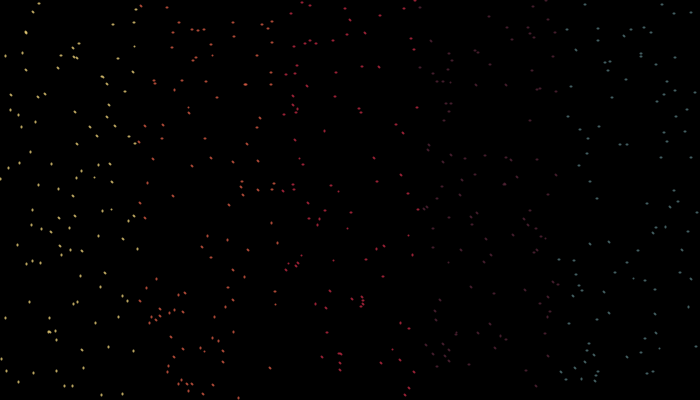
Frame 1 (no input)
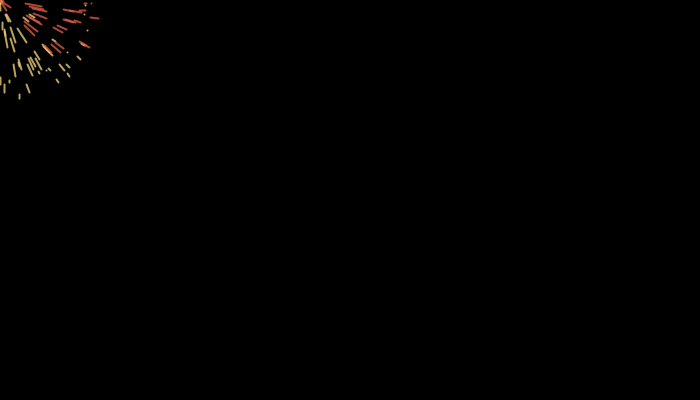
Frame 60 (the mouse pressed at the canvas centre just before this capture)
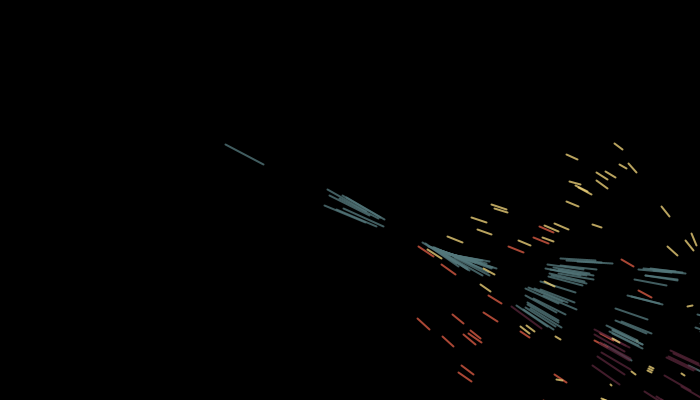
Frame 120 (the mouse held since frame 60 and released just before this capture)

The Processing sketch that drew these frames (run headless with seeded random() and noise(); from frame 60 on, the mouse is pressed at the canvas centre):

// Processing sketch: processing_148424
// ── processing_148424.pde

int num = 500;
Particle[] particles;
color[] palette = {
  #ECD078, #D95B43, #C02942, #542437, #53777A
};


void setup() {
  size(700, 400);
  background(20);
  strokeWeight(2);
  //frameRate(3);
  particles = new Particle[num];
  for (int i=0; i<num; i++) {
    float x = random(width);
    int c = (int) map(x,0,width,0,5);
    //int c = (int) random(5);
    particles[i] = new Particle(x, random(height), c);
  }
}

void draw() {
  background(0);
  //fill(20, 15);
  noStroke();
  //rect(0, 0, width, height);
  //stroke(255);
  for (int i=0; i<particles.length; i++) {
    particles[i].attract(mouseX, mouseY);
    particles[i].integrate();
    particles[i].display();
  }
}

class Particle {
  float x, y, oldX, oldY;
  float damping = .999;
  int c;

  Particle(float _x, float _y, int _c) {
    x = oldX = _x;
    y = oldY = _y;
    c = _c;
  }

  void integrate() {
    float velocityX = (x - oldX)*damping;
    float velocityY = (y - oldY)*damping;
    oldX = x;
    oldY = y;
    x += velocityX;
    y += velocityY;
  }

  void attract(float ax, float ay) {
    float dx = ax-x;
    float dy = ay-y;
    float distance = sqrt(sq(dx)+sq(dy));
    x += dx/distance;
    y += dy/distance;
  }

  void display() {
    //colorMode(HSB,360,100,100);
    //stroke(c,80,80,100);
    stroke(palette[c],200);
    line(oldX, oldY, x, y);
    //colorMode(RGB);
  }
}
